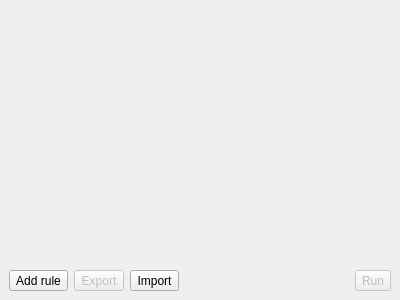
<?xml version="1.0" encoding="UTF-8"?>
<ui version="4.0">
 <class>ValidatorDock</class>
 <widget class="QDockWidget" name="ValidatorDock">
  <property name="geometry">
   <rect>
    <x>0</x>
    <y>0</y>
    <width>400</width>
    <height>300</height>
   </rect>
  </property>
  <property name="windowIcon">
   <iconset theme="tools-check-spelling">
    <normaloff>.</normaloff>.</iconset>
  </property>
  <property name="windowTitle">
   <string>Validation</string>
  </property>
  <widget class="QWidget" name="dockWidgetContents">
   <layout class="QGridLayout" name="gridLayout">
    <item row="1" column="4">
     <widget class="QToolButton" name="runButton">
      <property name="enabled">
       <bool>false</bool>
      </property>
      <property name="text">
       <string>Run</string>
      </property>
      <property name="icon">
       <iconset theme="system-run">
        <normaloff>.</normaloff>.</iconset>
      </property>
     </widget>
    </item>
    <item row="1" column="1">
     <widget class="QToolButton" name="saveButton">
      <property name="enabled">
       <bool>false</bool>
      </property>
      <property name="text">
       <string>Export</string>
      </property>
      <property name="icon">
       <iconset theme="document-save">
        <normaloff>.</normaloff>.</iconset>
      </property>
     </widget>
    </item>
    <item row="1" column="3">
     <spacer name="horizontalSpacer">
      <property name="orientation">
       <enum>Qt::Horizontal</enum>
      </property>
      <property name="sizeHint" stdset="0">
       <size>
        <width>116</width>
        <height>20</height>
       </size>
      </property>
     </spacer>
    </item>
    <item row="0" column="0" colspan="5">
     <widget class="QScrollArea" name="scrollArea">
      <property name="frameShape">
       <enum>QFrame::NoFrame</enum>
      </property>
      <property name="widgetResizable">
       <bool>true</bool>
      </property>
      <property name="alignment">
       <set>Qt::AlignHCenter|Qt::AlignTop</set>
      </property>
      <widget class="QWidget" name="scrollAreaWidgetContents">
       <property name="geometry">
        <rect>
         <x>0</x>
         <y>0</y>
         <width>384</width>
         <height>239</height>
        </rect>
       </property>
       <layout class="QVBoxLayout" name="scrollLayout"/>
      </widget>
     </widget>
    </item>
    <item row="1" column="0">
     <widget class="QToolButton" name="addButton">
      <property name="text">
       <string>Add rule</string>
      </property>
      <property name="icon">
       <iconset theme="list-add">
        <normaloff>.</normaloff>.</iconset>
      </property>
      <property name="popupMode">
       <enum>QToolButton::InstantPopup</enum>
      </property>
     </widget>
    </item>
    <item row="1" column="2">
     <widget class="QToolButton" name="loadButton">
      <property name="text">
       <string>Import</string>
      </property>
      <property name="icon">
       <iconset theme="document-open">
        <normaloff>.</normaloff>.</iconset>
      </property>
     </widget>
    </item>
   </layout>
  </widget>
 </widget>
 <tabstops>
  <tabstop>scrollArea</tabstop>
  <tabstop>addButton</tabstop>
  <tabstop>saveButton</tabstop>
  <tabstop>loadButton</tabstop>
  <tabstop>runButton</tabstop>
 </tabstops>
 <resources/>
 <connections/>
</ui>
